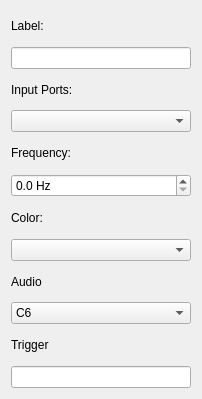
<?xml version="1.0" encoding="UTF-8"?>
<ui version="4.0">
 <class>ElementEditor</class>
 <widget class="QWidget" name="ElementEditor">
  <property name="geometry">
   <rect>
    <x>0</x>
    <y>0</y>
    <width>202</width>
    <height>399</height>
   </rect>
  </property>
  <property name="windowTitle">
   <string>Form</string>
  </property>
  <layout class="QGridLayout" name="gridLayout">
   <item row="9" column="0">
    <widget class="QComboBox" name="comboBoxAudio">
     <item>
      <property name="text">
       <string>C6</string>
      </property>
     </item>
     <item>
      <property name="text">
       <string>D6</string>
      </property>
     </item>
     <item>
      <property name="text">
       <string>E6</string>
      </property>
     </item>
     <item>
      <property name="text">
       <string>F6</string>
      </property>
     </item>
     <item>
      <property name="text">
       <string>G6</string>
      </property>
     </item>
     <item>
      <property name="text">
       <string>A7</string>
      </property>
     </item>
     <item>
      <property name="text">
       <string>B7</string>
      </property>
     </item>
     <item>
      <property name="text">
       <string>C7</string>
      </property>
     </item>
    </widget>
   </item>
   <item row="5" column="0">
    <widget class="QDoubleSpinBox" name="doubleSpinBoxFrequency">
     <property name="specialValueText">
      <string/>
     </property>
     <property name="suffix">
      <string> Hz</string>
     </property>
     <property name="decimals">
      <number>1</number>
     </property>
     <property name="minimum">
      <double>0.000000000000000</double>
     </property>
     <property name="maximum">
      <double>50.000000000000000</double>
     </property>
     <property name="singleStep">
      <double>0.100000000000000</double>
     </property>
    </widget>
   </item>
   <item row="4" column="0">
    <widget class="QLabel" name="label_frequency">
     <property name="text">
      <string>Frequency:</string>
     </property>
    </widget>
   </item>
   <item row="1" column="0">
    <widget class="QLineEdit" name="lineEditElementLabel"/>
   </item>
   <item row="10" column="0">
    <widget class="QLabel" name="label_trigger">
     <property name="text">
      <string>Trigger</string>
     </property>
    </widget>
   </item>
   <item row="2" column="0">
    <widget class="QLabel" name="label_inputs">
     <property name="text">
      <string>Input Ports:</string>
     </property>
    </widget>
   </item>
   <item row="3" column="0">
    <widget class="QComboBox" name="comboBoxInputSz"/>
   </item>
   <item row="0" column="0">
    <widget class="QLabel" name="label_labels">
     <property name="text">
      <string>Label:</string>
     </property>
    </widget>
   </item>
   <item row="7" column="0">
    <widget class="QComboBox" name="comboBoxColor">
     <property name="currentText">
      <string/>
     </property>
    </widget>
   </item>
   <item row="6" column="0">
    <widget class="QLabel" name="label_color">
     <property name="text">
      <string>Color:</string>
     </property>
    </widget>
   </item>
   <item row="11" column="0">
    <widget class="QLineEdit" name="lineEditTrigger">
     <property name="cursorMoveStyle">
      <enum>Qt::VisualMoveStyle</enum>
     </property>
     <property name="clearButtonEnabled">
      <bool>true</bool>
     </property>
    </widget>
   </item>
   <item row="8" column="0">
    <widget class="QLabel" name="label_audio">
     <property name="text">
      <string>Audio</string>
     </property>
    </widget>
   </item>
  </layout>
 </widget>
 <tabstops>
  <tabstop>lineEditElementLabel</tabstop>
  <tabstop>comboBoxInputSz</tabstop>
  <tabstop>doubleSpinBoxFrequency</tabstop>
  <tabstop>comboBoxColor</tabstop>
  <tabstop>lineEditTrigger</tabstop>
 </tabstops>
 <resources/>
 <connections/>
</ui>
